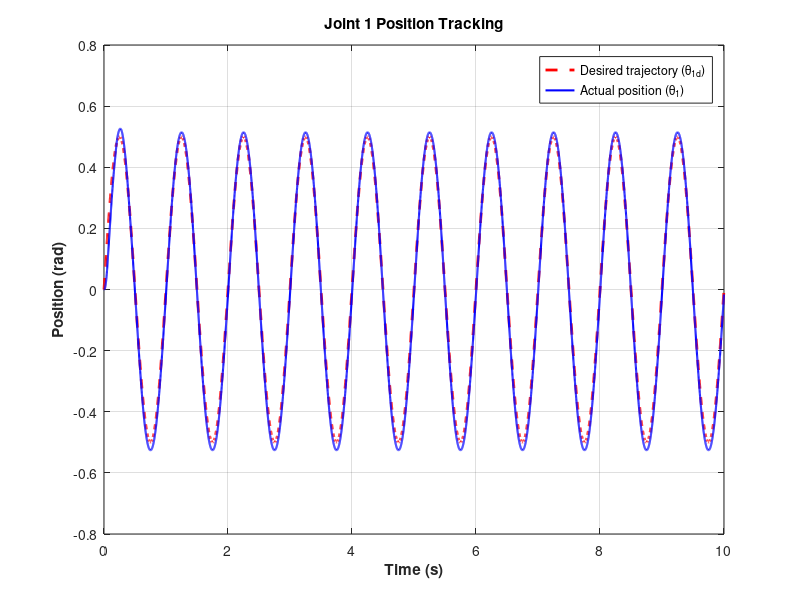
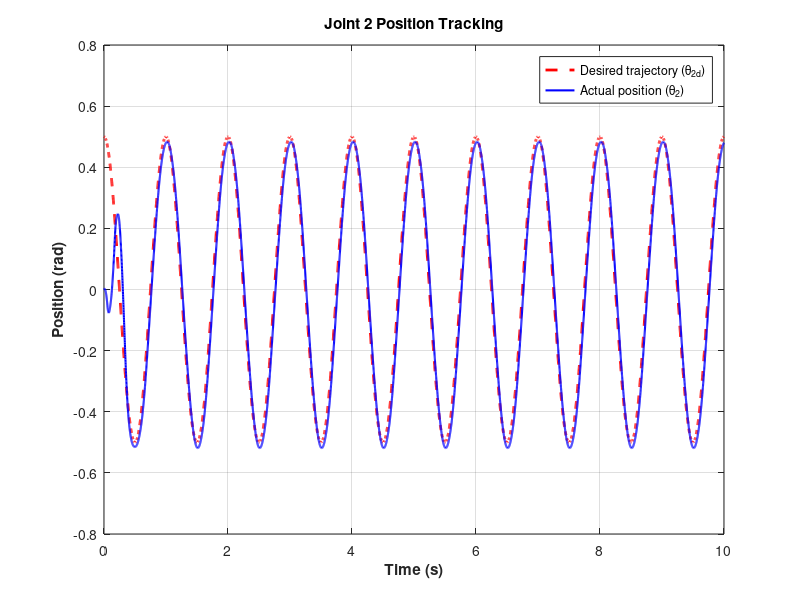

These figures' MATLAB source, in order:
% =========================================================================
% Analyse des performances du Contrôleur Flou - Robot 2-DOF
% =========================================================================
clc; clear; close all;

% --- 1. Chargement des données ---
% Lecture du fichier texte généré par le programme C
data = load('data.txt');

t = data(:, 1);         % Temps
th1_d = data(:, 2);     % Position désirée Articulation 1
th1 = data(:, 3);       % Position réelle Articulation 1
th2_d = data(:, 4);     % Position désirée Articulation 2
th2 = data(:, 5);       % Position réelle Articulation 2

% --- 2. Plot: Joint 1 Position Tracking ---
figure('Name', 'Joint 1 Tracking', 'Color', 'w');
plot(t, th1_d, 'r--', 'LineWidth', 2); hold on;
plot(t, th1, 'b-', 'LineWidth', 1.5);
xlabel('Time (s)', 'FontWeight', 'bold');
ylabel('Position (rad)', 'FontWeight', 'bold');
title('Joint 1 Position Tracking');
legend('Desired trajectory (\theta_{1d})', 'Actual position (\theta_1)', 'Location', 'best');
grid on;

% --- 3. Plot: Joint 2 Position Tracking ---
figure('Name', 'Joint 2 Tracking', 'Color', 'w');
plot(t, th2_d, 'r--', 'LineWidth', 2); hold on;
plot(t, th2, 'b-', 'LineWidth', 1.5);
xlabel('Time (s)', 'FontWeight', 'bold');
ylabel('Position (rad)', 'FontWeight', 'bold');
title('Joint 2 Position Tracking');
legend('Desired trajectory (\theta_{2d})', 'Actual position (\theta_2)', 'Location', 'best');
grid on;

% --- 4. Error calculation for discussion ---
% Calculation of Root Mean Square Error (RMSE) over the entire simulation
rmse1 = sqrt(mean((th1_d - th1).^2));
rmse2 = sqrt(mean((th2_d - th2).^2));

fprintf('--- Overall Accuracy Analysis ---\n');
fprintf('Average tracking error (Joint 1) : %.4f rad\n', rmse1);
fprintf('Average tracking error (Joint 2) : %.4f rad\n', rmse2);
